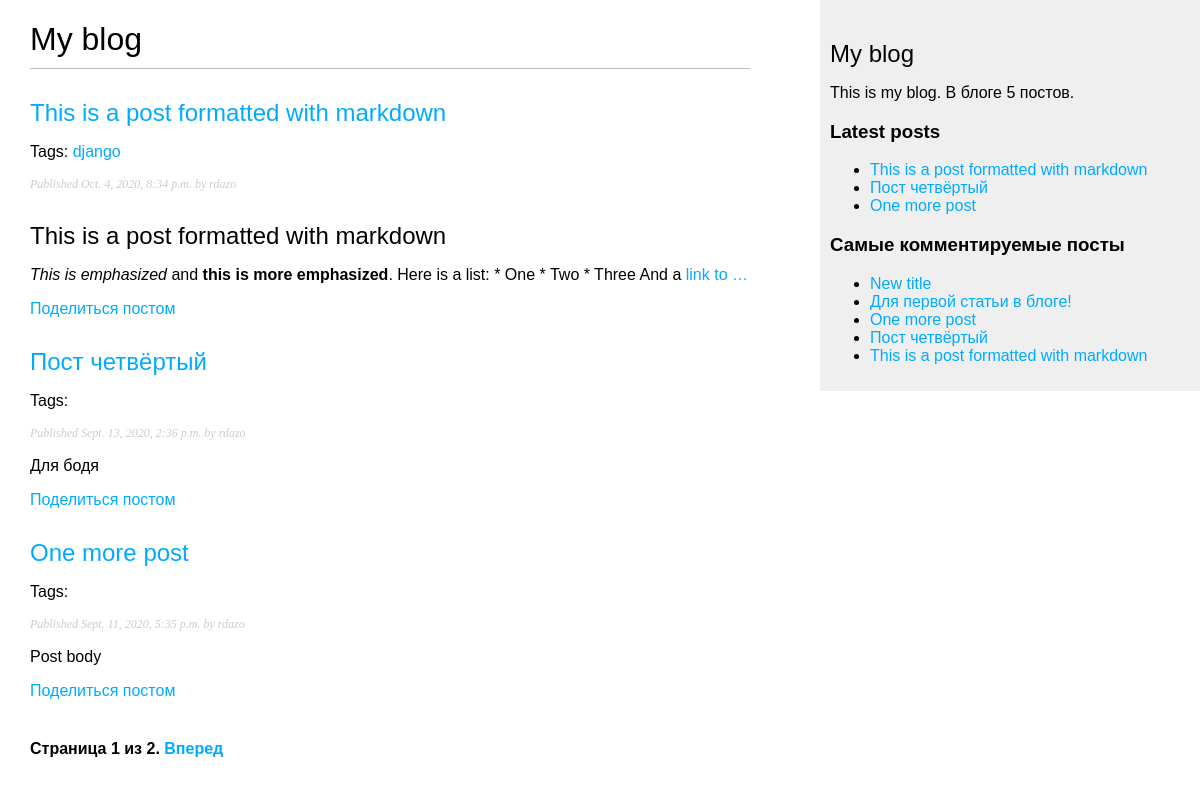
Screenshot of /blog/ with the database file from the repository.
### blog/models.py (models this page shows, shortened)
class Post(models.Model):
    STATUS_CHOICES = (
        ('draft', 'Draft'),
        ('published', 'Published'),
    )
    title = models.CharField(max_length=250)
    slug = models.SlugField(max_length=250, unique_for_date='publish')
    author = models.ForeignKey(User, on_delete=models.CASCADE, related_name='blog_posts')
    body = models.TextField()
    publish = models.DateTimeField(default=timezone.now)
    created = models.DateTimeField(auto_now_add=True)
    updated = models.DateTimeField(auto_now=True)
    status = models.CharField(max_length=10, choices=STATUS_CHOICES, default='draft')
    objects = models.Manager()  # Менеджер по умолчанию.
    published = PublishedManager()  # Новый менеджер.
    tags = TaggableManager()
    class Meta:
        ordering = ('-publish',)
    def get_absolute_url(self):
        return reverse(
            'blog:post_detail', args=[self.publish.year, self.publish.month, self.publish.day, self.slug]
        )

### blog/views.py (the view)
# urls.py: path('', views.post_list, name='post_list'),
def post_list(request, tag_slug=None):
    object_list = Post.published.all()
    tag = None
    if tag_slug:
        tag = get_object_or_404(Tag, slug=tag_slug)
        object_list = object_list.filter(tags__in=[tag])
    paginator = Paginator(object_list, 3)
    page = request.GET.get('page')
    try:
        posts = paginator.page(page)
    except PageNotAnInteger:
        posts = paginator.page(1)
    except EmptyPage:
        posts = paginator.page(paginator.num_pages)
    return render(request, 'blog/post/list.html', {'page': page, 'posts': posts, 'tag': tag})

### blog/models.py (called while the page is built)
    def get_queryset(self):
        return super().get_queryset().filter(status='published')

### blog/templatetags/blog_tags.py (called while the page is built)
@register.simple_tag
def total_posts():
    return Post.published.count()

@register.inclusion_tag('blog/post/latest_posts.html')
def show_latest_posts(count=5):
    latest_posts = Post.published.order_by('-publish')[:count]
    return {'latest_posts': latest_posts}

@register.simple_tag
def get_most_commented_posts(count=5):
    return Post.published.annotate(total_comments=Count('comments')).order_by('-total_comments')[:count]

@register.filter(name='markdown')
def markdown_format(text):
    return mark_safe(markdown.markdown(text))

### blog/templates/blog/post/list.html (shortened to what this page needs)
{% extends "blog/base.html" %}
{% load blog_tags %}
{% block content %}
    <h1>My blog</h1>
    {% for post in posts %}
        <h2>
            <a href="{{ post.get_absolute_url }}">{{ post.title }}</a>
        </h2>
        <p class="tags">
            Tags:
            {% for tag in post.tags.all %}
                <a href="{% url 'blog:post_list_by_tag' tag.slug %}">
                    {{ tag.name }}
                </a>
            {% endfor %}
        </p>
        <p class="date">Published {{ post.publish }} by {{ post.author }}</p>
        {{ post.body|markdown|truncatewords_html:30 }}
        <p>
            <a href="{% url 'blog:post_share' post.id %}">Поделиться постом</a>
        </p>
    {% endfor %}
    {% include "pagination.html" with page=posts %}
{% endblock %}

### blog/templates/blog/base.html (shortened to what this page needs)
<!DOCTYPE html>
{% load blog_tags %}
{% load static %}
<html lang="en">
<head>
    <link href='{% static "css/blog.css" %}' rel="stylesheet">
</head>
<body>
    <div id="content">
        {% block content %}{% endblock %}
    </div>
    <div id="sidebar">
        <h2>My blog</h2>
        <p>This is my blog. В блоге {% total_posts %} постов.</p>
        <h3>Latest posts</h3>
        {% show_latest_posts 3 %}
        <h3>Самые комментируемые посты</h3>
        {% get_most_commented_posts as most_commented %}
        <ul>
            {% for post in most_commented %}
                <li><a href="{{ post.get_absolute_url }}">{{ post.title }}</a></li>
            {% endfor %}
        </ul>
    </div>
</body>
</html>

### blog/templates/blog/post/latest_posts.html
<ul>
{% for post in latest_posts %}
<li><a href="{{ post.get_absolute_url }}">{{ post.title }}</a></li>
{% endfor %}
</ul>

### blog/static/css/blog.css (style rules this page uses)
body { margin:0; padding:0; font-family:helvetica, sans-serif; }
a { color:#00abff; text-decoration:none; }
h1 { font-weight:normal; border-bottom:1px solid #bbb; padding:0 0 10px 0; }
h2 { font-weight:normal; margin:30px 0 0; }
#content { float:left; width:60%; padding:0 0 0 30px; }
#sidebar { float:right; width:30%; padding:10px; background:#efefef; height:100%; }
p.date { color:#ccc; font-family: georgia, serif; font-size: 12px; font-style: italic; }

### rows the page displays
Post: title "This is a post formatted with markdown", publish "Oct. 4, 2020, 8:34 p.m.", author "rdazo", body "This is a post formatted with markdown This is emphasized and this is more emphasized . Here is a list: * One * Two * Three And a link to …"
Tag: name "django"
Post: title "Пост четвёртый", publish "Sept. 13, 2020, 2:36 p.m.", author "rdazo", body "Для бодя"
Post: title "One more post", publish "Sept. 11, 2020, 5:35 p.m.", author "rdazo", body "Post body"
Post: title "New title"
Post: title "Для первой статьи в блоге!"

### other values shown
{{ page.number }} "1"
{{ page.paginator.num_pages }} "2"
